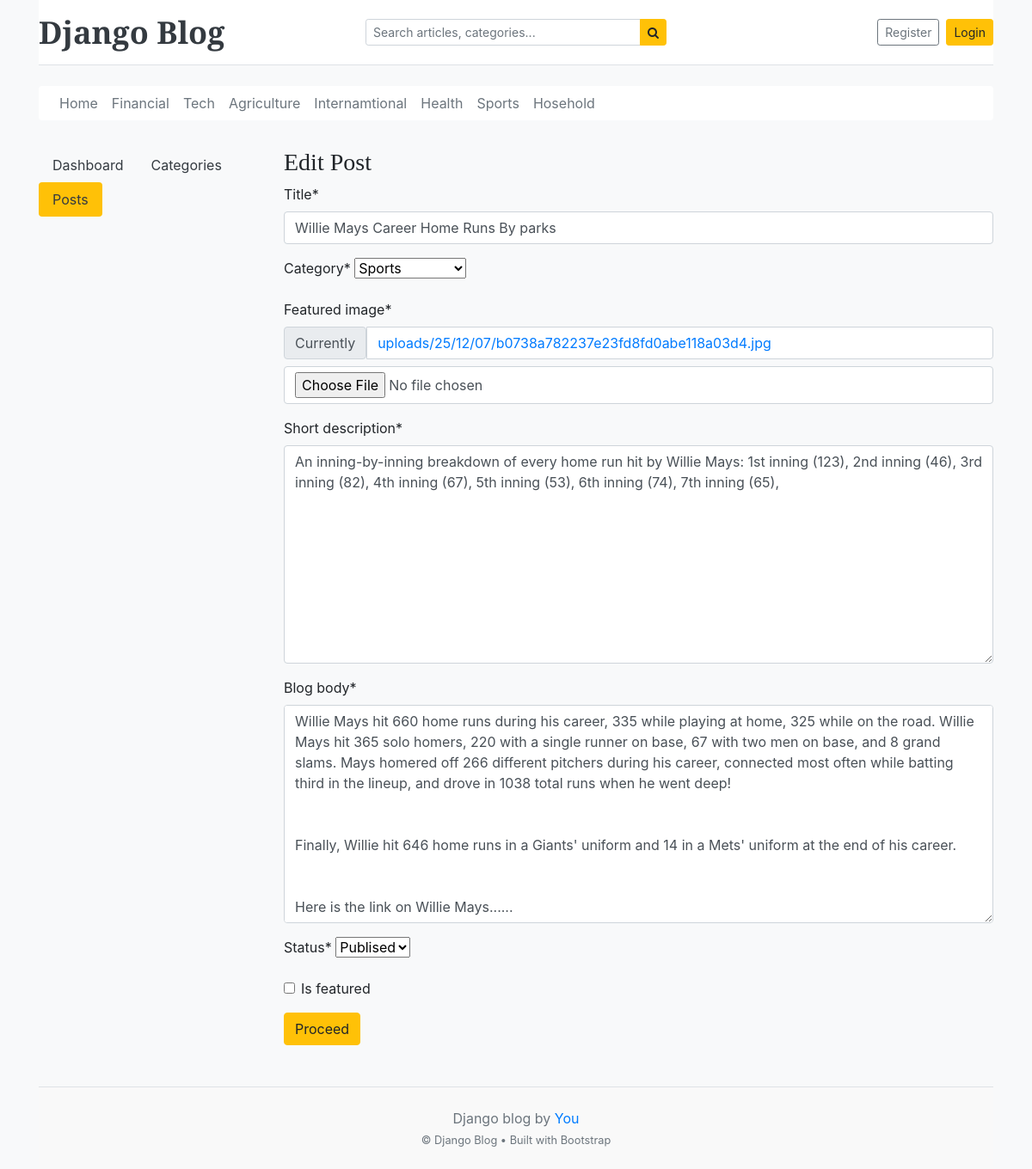
The page /dashboard/posts/edit/9/ on the database as committed earlier.
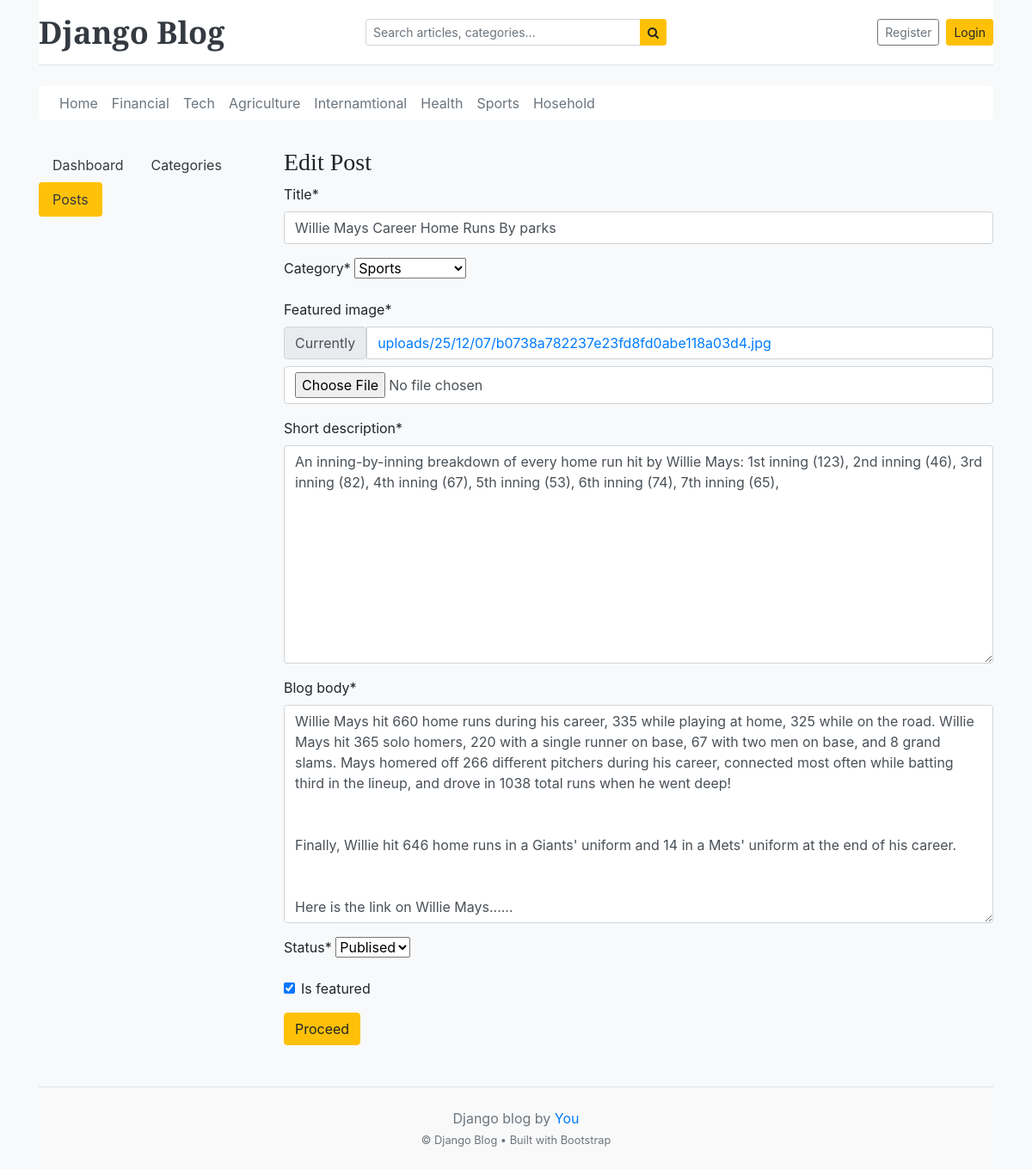
The same page on the database as committed later.
### blog/models.py (models this page shows, shortened)
class Blog(models.Model):
    Status_choices = [
        ('draft' , 'Draft'),
        ('published' , 'Publised'),
    ]
    title = models.CharField(max_length=100)
    slug = models.SlugField(max_length=150 , unique=True , blank=True)
    category = models.ForeignKey(Category , on_delete=models.CASCADE)
    author = models.ForeignKey(User , on_delete=models.CASCADE)
    featured_image = models.ImageField(upload_to='uploads/%y/%m/%d')
    short_description = models.TextField(max_length=200)
    blog_body = models.TextField(max_length=2000)
    status = models.CharField(choices=Status_choices , default=0)
    is_featured = models.BooleanField(default=False)
    created_at  = models.DateTimeField(auto_now_add=True)
    updated_at  = models.DateTimeField(auto_now=True)

### blog/views.py (the view, shortened to what this page needs)
# urls.py: path('posts/edit/<int:pk>/', views.edit_Post , name="edit_post"),
def edit_Post(request , pk):
    post = get_object_or_404(Blog , pk=pk)
    form = AddBlogg(instance=post)
    context ={
        'form':form,
        'post':post
    }
    return render(request, "dashboard/edit_post.html",context)

### blogy/forms.py
class AddBlogg(forms.ModelForm):
    class Meta:
        model = Blog
        fields = ('title' ,'category' ,'featured_image', 'short_description' ,'blog_body' , 'status' ,'is_featured')

### blog/context_processors.py (called while the page is built)
def geet_categories(request):
    return {"categories": Category.objects.all()}

def get_social(request):
    social = SocialLink.objects.all()
    return dict(social = social)

### blog/models.py (called while the page is built)
    def __str__(self):
        return self.category_name

### templates/dashboard/edit_post.html (shortened to what this page needs)
 {% extends "base.html" %}
{% block content %}
{% load crispy_forms_tags %}
<div class="row">
{% include "dashboard/side_bar.html" %}
<div class="col-md-9">
    <h3>Edit Post</h3>
    <form action="{% url 'edit_post' post.id  %}" method="post">
        {{form | crispy }}
        <button type="submit" class="btn btn-warning">Proceed</button>
    </form>
</div>
</div>
{% endblock %}

Rows that differ between the two databases and show on the page:
changed Blog "Willie Mays Career Home Runs By parks": is_featured "☐" → "☑"
